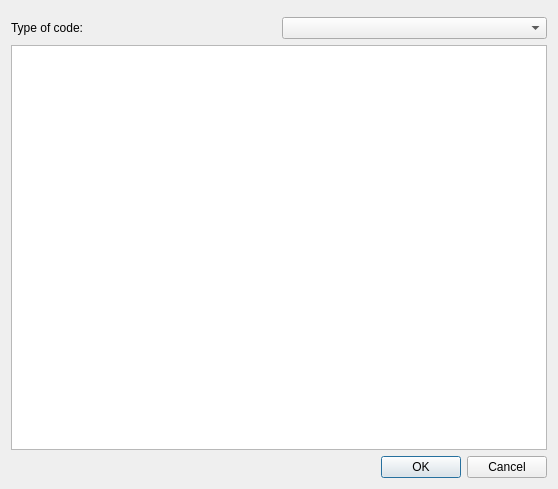
<?xml version="1.0" encoding="UTF-8"?>
<ui version="4.0">
 <class>ResultsWindow</class>
 <widget class="QDialog" name="ResultsWindow">
  <property name="geometry">
   <rect>
    <x>0</x>
    <y>0</y>
    <width>558</width>
    <height>489</height>
   </rect>
  </property>
  <property name="windowTitle">
   <string>Upload results</string>
  </property>
  <layout class="QVBoxLayout" name="verticalLayout">
   <item>
    <widget class="QTabBar" name="tabBar" native="true"/>
   </item>
   <item>
    <layout class="QHBoxLayout" name="horizontalLayout">
     <item>
      <widget class="QLabel" name="label">
       <property name="text">
        <string>Type of code:</string>
       </property>
      </widget>
     </item>
     <item>
      <widget class="QComboBox" name="codeTypeCombo"/>
     </item>
    </layout>
   </item>
   <item>
    <widget class="QPlainTextEdit" name="plainTextEdit"/>
   </item>
   <item>
    <widget class="QDialogButtonBox" name="buttonBox">
     <property name="orientation">
      <enum>Qt::Horizontal</enum>
     </property>
     <property name="standardButtons">
      <set>QDialogButtonBox::Cancel|QDialogButtonBox::Ok</set>
     </property>
    </widget>
   </item>
  </layout>
 </widget>
 <customwidgets>
  <customwidget>
   <class>QTabBar</class>
   <extends>QWidget</extends>
   <header>qtabbar.h</header>
   <container>1</container>
  </customwidget>
 </customwidgets>
 <resources/>
 <connections>
  <connection>
   <sender>buttonBox</sender>
   <signal>accepted()</signal>
   <receiver>ResultsWindow</receiver>
   <slot>accept()</slot>
   <hints>
    <hint type="sourcelabel">
     <x>248</x>
     <y>254</y>
    </hint>
    <hint type="destinationlabel">
     <x>157</x>
     <y>274</y>
    </hint>
   </hints>
  </connection>
  <connection>
   <sender>buttonBox</sender>
   <signal>rejected()</signal>
   <receiver>ResultsWindow</receiver>
   <slot>reject()</slot>
   <hints>
    <hint type="sourcelabel">
     <x>316</x>
     <y>260</y>
    </hint>
    <hint type="destinationlabel">
     <x>286</x>
     <y>274</y>
    </hint>
   </hints>
  </connection>
 </connections>
</ui>
